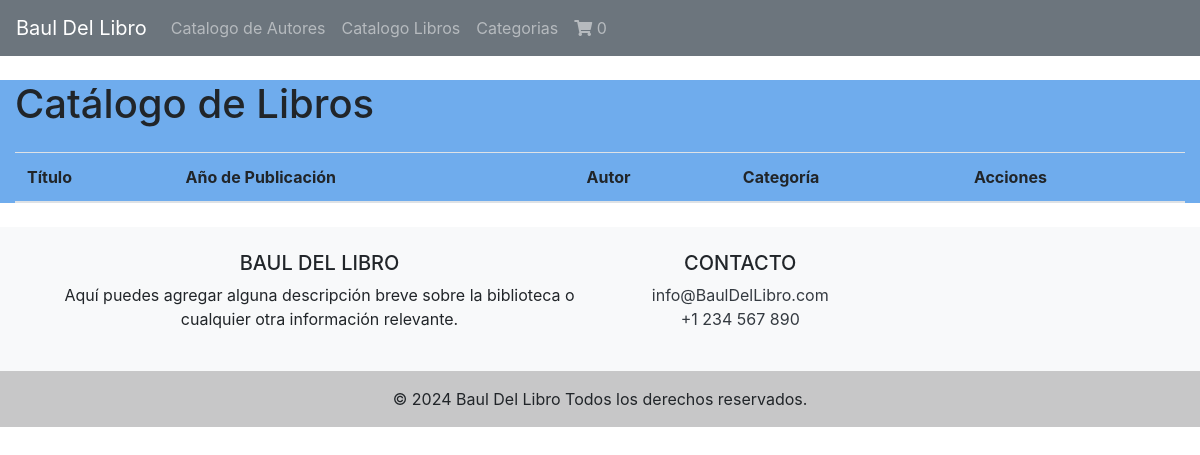
The page /catalogo-libros/ on the database as committed earlier.
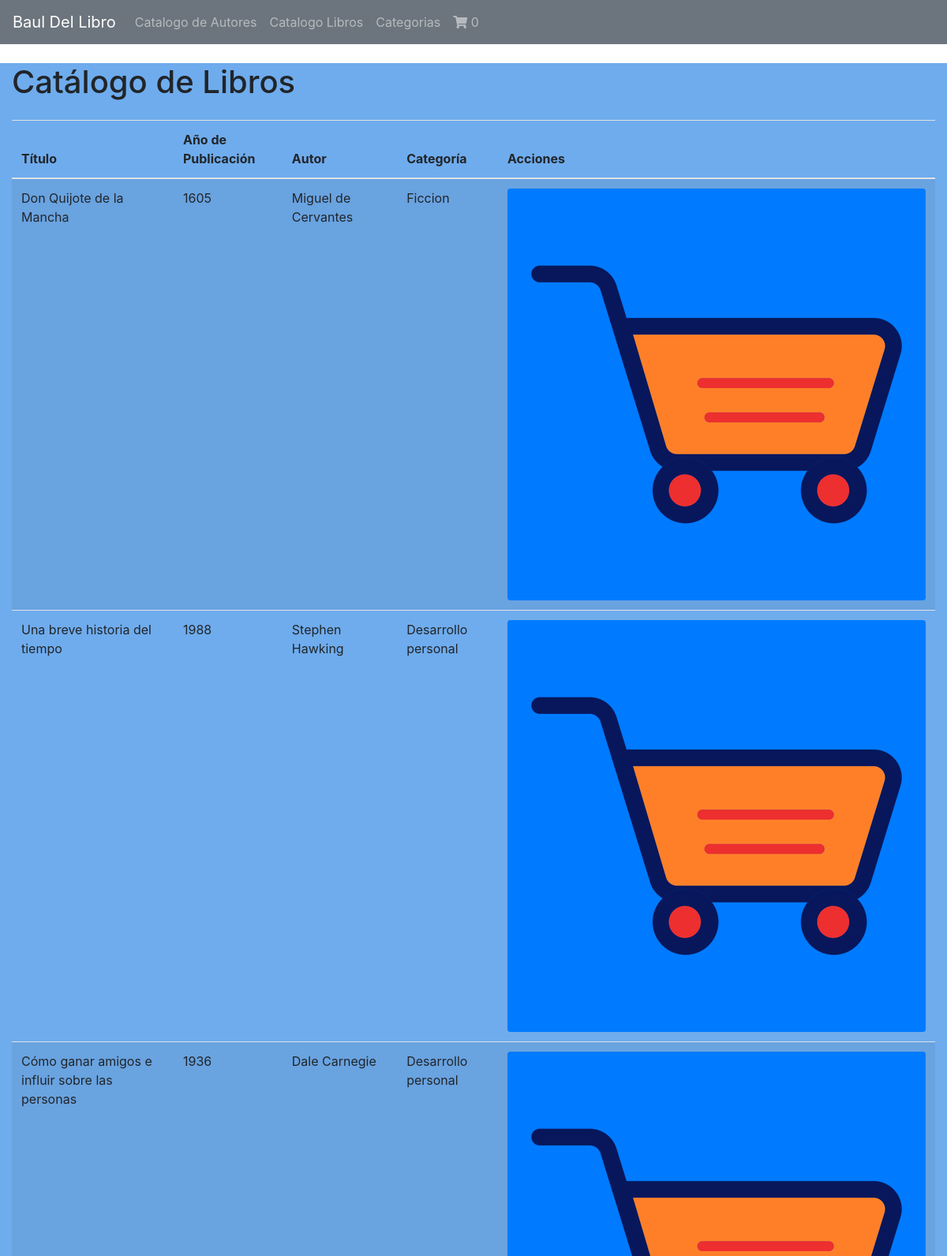
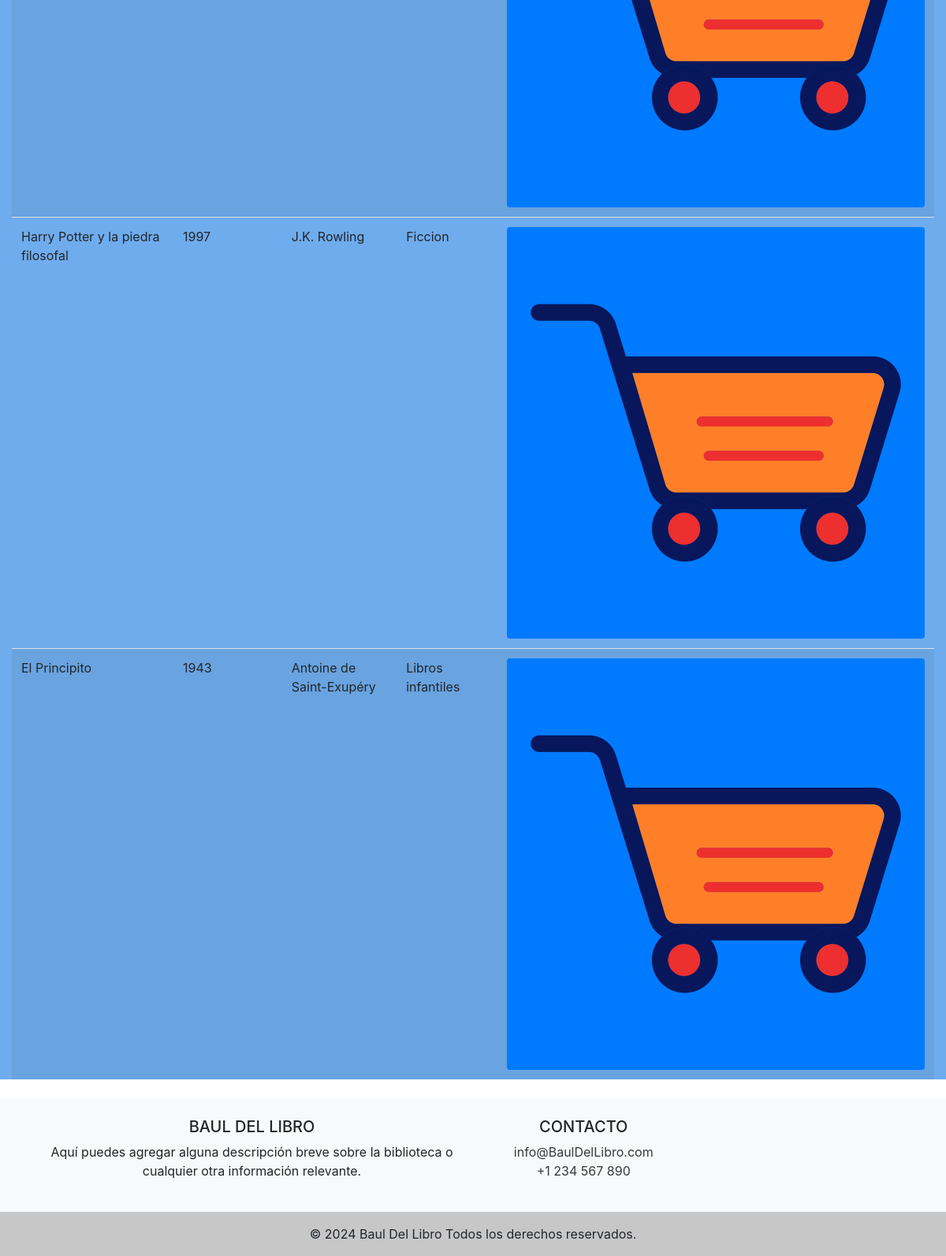
The same page on the database as committed later (2 pictures, top to bottom).
### main/models.py (models this page shows, shortened)
class Libro(models.Model):
    titulo = models.CharField(max_length=200)
    anio_publicacion = models.IntegerField()
    descripcion = models.TextField()
    autor = models.ForeignKey(Autor, on_delete=models.CASCADE)
    categoria = models.ForeignKey(Categoria, on_delete=models.CASCADE)

class Autor(models.Model):
    nombre = models.CharField(max_length=100)
    nacionalidad = models.CharField(max_length=100)

class Categoria(models.Model):
    nombre = models.CharField(max_length=100)
    descripcion = models.TextField()

### main/views.py (the view)
# urls.py: path('catalogo-libros/', views.catalogo_libros, name='catalogo_libros'),
def catalogo_libros(request):
    nav_items = NavItem.objects.all()
    libros = Libro.objects.all()
    return render(request, 'main/catalogo_libros.html', {'nav_items': nav_items, 'libros': libros})

### main/templates/main/catalogo_libros.html (shortened to what this page needs)
{% extends 'main/base.html' %}
{% load static %}
{% block content %}
<h1 class="mt-4" data-aos="fade-up">Catálogo de Libros</h1>
<table class="table table-striped mt-4" data-aos="fade-up">
    <thead>
        <tr>
            <th>Título</th>
            <th>Año de Publicación</th>
            <th>Autor</th>
            <th>Categoría</th>
            <th>Acciones</th>
        </tr>
    </thead>
    <tbody>
        {% for libro in libros %}
        <tr>
            <td>{{ libro.titulo }}</td>
            <td>{{ libro.anio_publicacion }}</td>
            <td>{{ libro.autor.nombre }}</td>
            <td>{{ libro.categoria.nombre }}</td>
            <td>
                <button class="btn btn-primary btn-sm" onclick="agregarAlCarrito({{ libro.id }})">
                    <img src="{% static 'img/carrito.png' %}" alt="Agregar al carrito">
                </button>
            </td>
        </tr>
        {% endfor %}
    </tbody>
</table>
{% endblock %}

### main/templates/main/base.html (shortened to what this page needs)
<!DOCTYPE html>
<html lang="en">
<head>
    <link href="https://stackpath.bootstrapcdn.com/bootstrap/4.5.2/css/bootstrap.min.css" rel="stylesheet">
    <link href="https://cdnjs.cloudflare.com/ajax/libs/aos/2.3.4/aos.css" rel="stylesheet">
    <link rel="stylesheet" href="https://cdnjs.cloudflare.com/ajax/libs/font-awesome/5.15.3/css/all.min.css">
</head>
<body>
    <nav class="navbar navbar-expand-lg navbar-dark bg-secondary">
        <a class="navbar-brand" href="{% url 'home' %}">Baul Del Libro</a>
        <div class="collapse navbar-collapse" id="navbarNav">
            <ul class="navbar-nav">
                <li class="nav-item">
                    <a class="nav-link" href="{% url 'catalogo_autores' %}">Catalogo de Autores</a>
                </li>
                <li class="nav-item">
                    <a class="nav-link" href="{% url 'catalogo_libros' %}">Catalogo Libros</a>
                </li>
                <li class="nav-item">
                    <a class="nav-link" href="{% url 'categorias' %}">Categorias</a>
                </li>
                <li class="nav-item">
                    <a class="nav-link" href="#" id="carrito-link">
                        <i class="fas fa-shopping-cart"></i>
                        <span id="carrito-cantidad">0</span>
                    </a>
                </li>
            </ul>
        </div>
    </nav>
    <div class="container-fluid bg-blue">
        {% block content %}{% endblock %}
    </div>
    <footer class="bg-light text-center text-lg-start mt-4">
        <div class="container p-4">
            <div class="row">
                <div class="col-lg-6 col-md-12 mb-4 mb-md-0">
                    <h5 class="text-uppercase">Baul Del Libro</h5>
                    <p>
                        Aquí puedes agregar alguna descripción breve sobre la biblioteca o cualquier otra información relevante.
                    </p>
                </div>
                <div class="col-lg-3 col-md-6 mb-4 mb-md-0">
                    <h5 class="text-uppercase">Contacto</h5>
                    <ul class="list-unstyled mb-0">
                        <li>
                            <a href="mailto:info@biblioteca.com" class="text-dark">info@BaulDelLibro.com</a>
                        </li>
                        <li>
                            <a href="tel:+1234567890" class="text-dark">+1 234 567 890</a>
                        </li>
                    </ul>
                </div>
            </div>
        </div>
        <div class="text-center p-3" style="background-color: rgba(0, 0, 0, 0.2);">
            © 2024 Baul Del Libro Todos los derechos reservados.
        </div>
    </footer>
</body>
</html>

### main/templates/main/base.html (style rules this page uses)
.bg-blue { background-color: #6faced; }

Rows that differ between the two databases and show on the page:
added Libro: titulo "Don Quijote de la Mancha", anio_publicacion "1605", autor.nombre "Miguel de Cervantes", categoria.nombre "Ficcion"
added Libro: titulo "Una breve historia del tiempo", anio_publicacion "1988", autor.nombre "Stephen Hawking", categoria.nombre "Desarrollo personal"
added Libro: titulo "Cómo ganar amigos e influir sobre las personas", anio_publicacion "1936", autor.nombre "Dale Carnegie", categoria.nombre "Desarrollo personal"
added Libro: titulo "Harry Potter y la piedra filosofal", anio_publicacion "1997", autor.nombre "J.K. Rowling", categoria.nombre "Ficcion"
added Libro: titulo "El Principito", anio_publicacion "1943", autor.nombre "Antoine de Saint-Exupéry", categoria.nombre "Libros infantiles"
